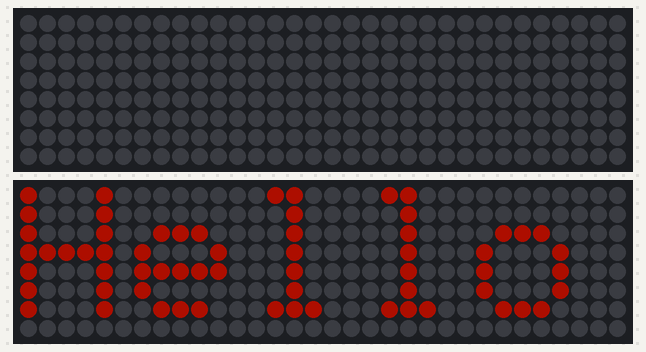
A sketch run on a simulated Arduino Uno, built with avr-gcc and run on an emulated ATmega328P. Shown: 2 × 32×8 RGB LED matrix (first LED top left, wired row by row). Dim RGB values are drawn brighter than linear.

Above: at 0.1 s.
At 0.7 s:
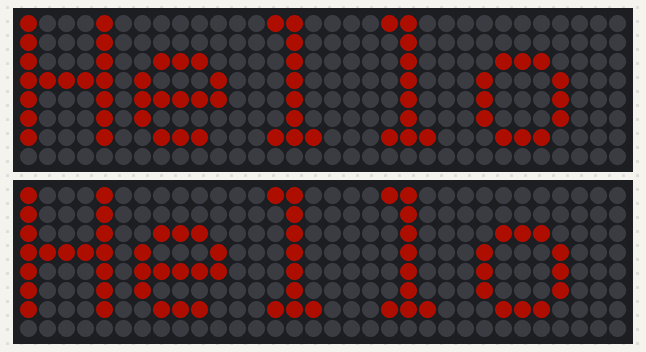

Measured:
- what the display in image 0 shows lasts 0.5 s, from 0.1 s to 0.6 s

The sketch:

Flip_Test.ino
```cpp
#include <Adafruit_GFX.h>
#include <Adafruit_NeoMatrix.h>
#include <Adafruit_NeoPixel.h>

#define PIN 6

// MATRIX DECLARATION:
// Parameter 1 = width of NeoPixel matrix
// Parameter 2 = height of matrix
// Parameter 3 = pin number (most are valid)
// Parameter 4 = matrix layout flags, add together as needed:
//   NEO_MATRIX_TOP, NEO_MATRIX_BOTTOM, NEO_MATRIX_LEFT, NEO_MATRIX_RIGHT:
//     Position of the FIRST LED in the matrix; pick two, e.g.
//     NEO_MATRIX_TOP + NEO_MATRIX_LEFT for the top-left corner.
//   NEO_MATRIX_ROWS, NEO_MATRIX_COLUMNS: LEDs are arranged in horizontal
//     rows or in vertical columns, respectively; pick one or the other.
//   NEO_MATRIX_PROGRESSIVE, NEO_MATRIX_ZIGZAG: all rows/columns proceed
//     in the same order, or alternate lines reverse direction; pick one.
//   See example below for these values in action.
// Parameter 5 = pixel type flags, add together as needed:
//   NEO_KHZ800  800 KHz bitstream (most NeoPixel products w/WS2812 LEDs)
//   NEO_KHZ400  400 KHz (classic 'v1' (not v2) FLORA pixels, WS2811 drivers)
//   NEO_GRB     Pixels are wired for GRB bitstream (most NeoPixel products)
//   NEO_GRBW    Pixels are wired for GRBW bitstream (RGB+W NeoPixel products)
//   NEO_RGB     Pixels are wired for RGB bitstream (v1 FLORA pixels, not v2)


// Example for NeoPixel Shield.  In this application we'd like to use it
// as a 5x8 tall matrix, with the USB port positioned at the top of the
// Arduino.  When held that way, the first pixel is at the top right, and
// lines are arranged in columns, progressive order.  The shield uses
// 800 KHz (v2) pixels that expect GRB color data.
Adafruit_NeoMatrix matrix = Adafruit_NeoMatrix(32, 8, PIN,
  NEO_MATRIX_BOTTOM     + NEO_MATRIX_RIGHT +
  NEO_MATRIX_COLUMNS + NEO_MATRIX_ZIGZAG,
  NEO_GRB            + NEO_KHZ800);
//Upside down matrix:
Adafruit_NeoMatrix matrix2 = Adafruit_NeoMatrix(32, 8, PIN,
  NEO_MATRIX_TOP     + NEO_MATRIX_LEFT +
  NEO_MATRIX_COLUMNS + NEO_MATRIX_ZIGZAG,
  NEO_GRB            + NEO_KHZ800);

void setup()
{
  matrix.begin();
  matrix.setTextWrap(false);
  matrix.setBrightness(50);
  matrix.setTextColor(matrix.Color(255, 0, 0));

  matrix2.begin();
  matrix2.setTextWrap(false);
  matrix2.setBrightness(50);
  matrix2.setTextColor(matrix.Color(255, 0, 0));
}

//Standard colors:
uint16_t red = matrix.Color(255,0,0);
uint16_t orange = matrix.Color(255, 100, 0);
uint16_t green = matrix.Color(0,255,0);
uint16_t blue = matrix.Color(0,0,255);
uint16_t white = matrix.Color(255, 255, 255);
uint16_t off = matrix.Color(0, 0, 0);

bool flip = false;

void loop()
{
  matrix.clear();
  matrix2.clear();
  Print("Hello", orange, flip);
  delay(500);
  flip = !flip;
}

void Print(String text, uint16_t color, bool flip)
{
  Print(text, color, 0, 0, 0, flip);
}

void Print(String text, uint16_t color)
{
  Print(text, color, 0, 0, 0, false);
}

void Print(String text, uint16_t color, int x, int y, int Size, bool flip)
{
  if(flip)
  {
    matrix.setTextSize(Size);
    matrix.setCursor(x, y);
    matrix.setTextColor(color);
    for(int i = 0; i < text.length(); i++)
    {
      matrix.print(text[i]);
    }
    matrix.show();
  }
  else
  {
    matrix2.setTextSize(Size);
    matrix2.setCursor(x, y);
    matrix2.setTextColor(color);
    for(int i = 0; i < text.length(); i++)
    {
      matrix2.print(text[i]);
    }
    matrix2.show();
  }
}
```
